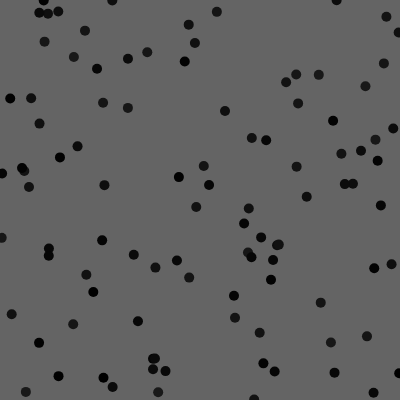
Frame 1 (no input)
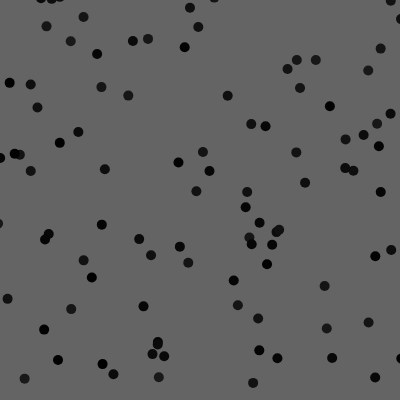
Frame 60 (no input)
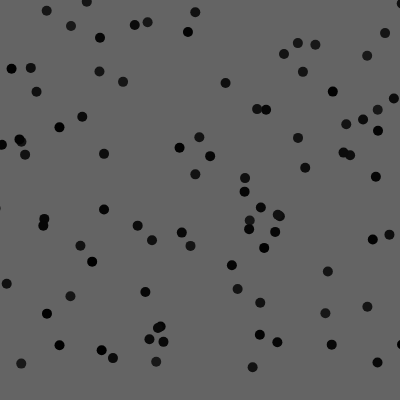
Frame 120 (the mouse pressed at the canvas centre since frame 60)

The p5.js sketch that drew these frames (run headless with seeded random() and noise() and a simulated clock; from frame 60 on, the mouse is pressed at the canvas centre):

// p5.js sketch
// ── sketch.js
var myball;

function setup() {
  createCanvas(400, 400);
  // create a Ball class to make Ball object by calling new command.
  myball = [];
  for (var i = 0; i < 100; i++){
  myball[i] = new ball(random(width), random(height), 10,random(25));
  }
}

function draw() {
  background(100);
  for (var i = 0; i < 100; i++){
  myball[i].move();
  myball[i].display();
  }
}

function ball(ax, ay, as, color){
  this.x = ax,
  this.y = ay,
  this.size = as,
  this.color = color
  this.move = function() {
      this.x = this.x + Math.random() - 0.5;
      this.y = this.y - Math.random()*0.5;
  },
  this.display = function() {
    noStroke();
    fill(this.color);
    ellipse(this.x, this.y, this.size, this.size);
  }
}
